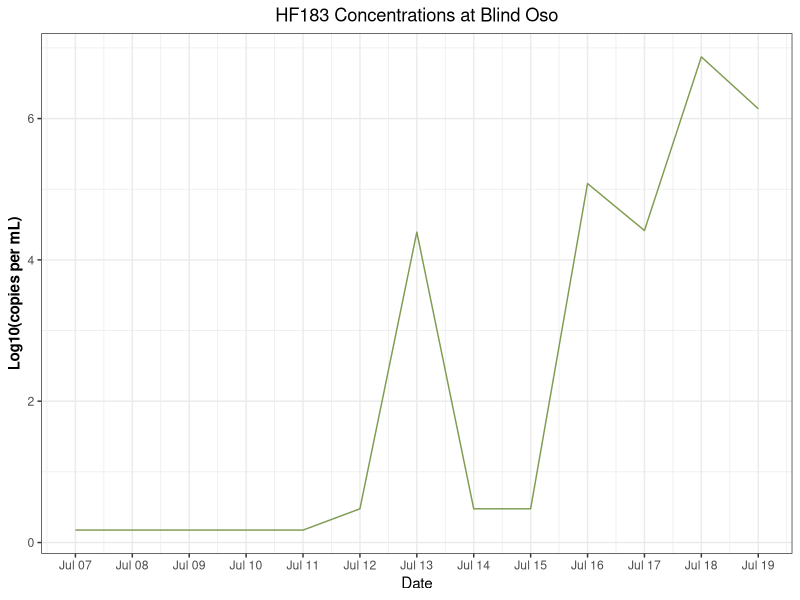
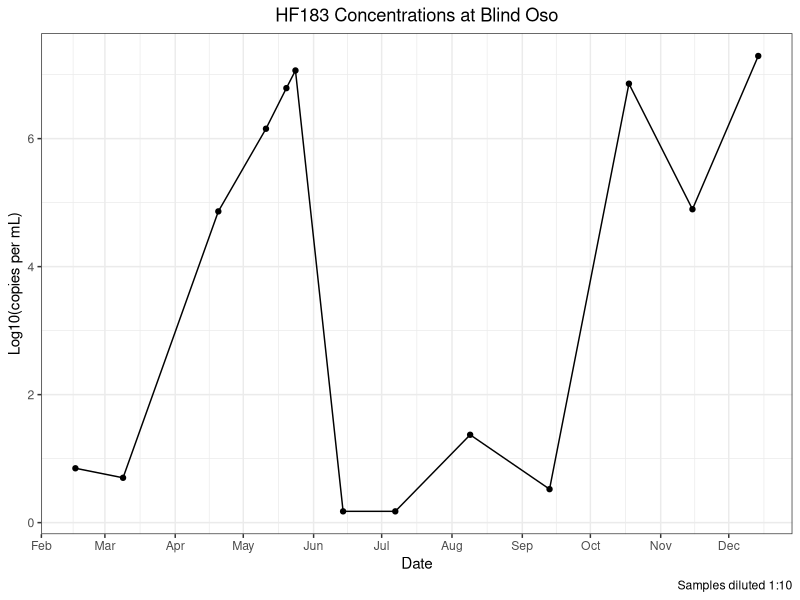
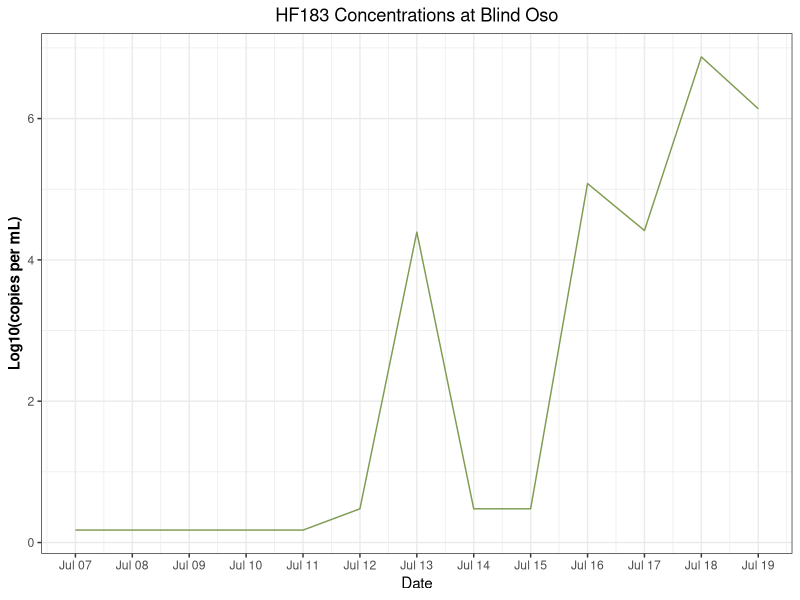

These figures' R source, in order:
## ---- chunk 1
library(here)
library(tidyverse)
## ---- chunk 2
bo<- read_csv(here("data", "processed_data", "qpcr", "hf183", "bo_hf183.csv"))
## ---- chunk 3
daily<-
  bo %>%
  filter(type %in% "Daily")

monthly<-
  bo %>%
  filter(type %in% "Monthly" |
           date %in% as.Date('2022-07-07'))
## ---- chunk 4
daily %>%
  ggplot() + 
  geom_line(
    aes(x = date, 
        y = log10(hf_copies_mL)),
        color = "#809C52")+
  scale_x_date(date_breaks= "1 day", date_labels = "%b %d")+
  theme_bw() +
  labs(x = "Date",
       y = "Log10(copies per mL)",
       title = "HF183 Concentrations at Blind Oso")+
       #caption = "Samples diluted 1:10")+
  theme(plot.title = element_text(hjust = 0.5),
        axis.title.y = element_text(face = "bold"))

ggsave(here("results", "plots", "qpcr", "hf183_daily.png"))
## ---- chunk 5
monthly %>%
  ggplot() + 
  geom_line(
    aes(x = date, 
        y = log10(hf_copies_mL))) +
  geom_point(
    aes(x = date, 
        y = log10(hf_copies_mL)))+
   scale_x_date(date_breaks="1 month", date_labels="%b") +
  theme_bw() + 
  labs(x = "Date", 
       y = "Log10(copies per mL)",
       title = "HF183 Concentrations at Blind Oso",
       caption = "Samples diluted 1:10")+
  theme(plot.title = element_text(hjust = 0.5))
   
